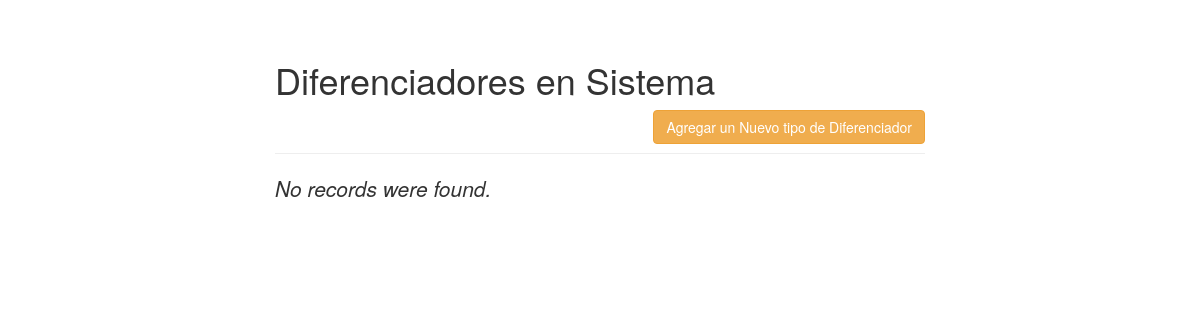
Page /vistas-tablas/TablaDiferenciador/iniciodiferenciador.php on the earlier database version.
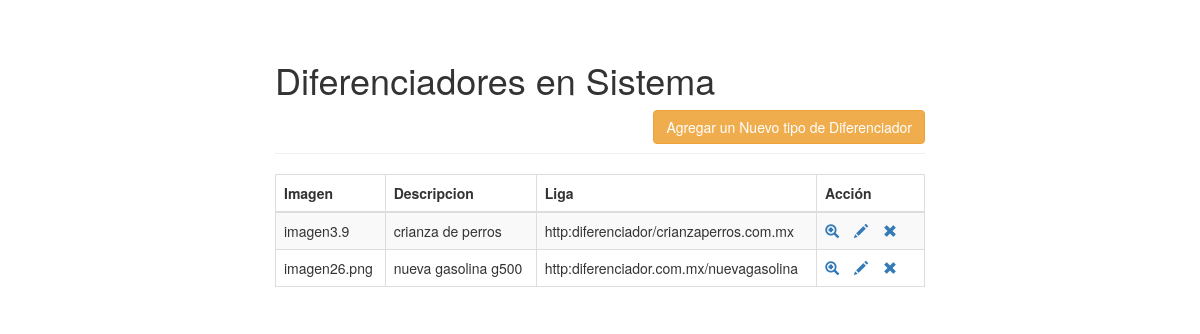
Same page on the later database version.
### tables this page shows
CREATE TABLE `diferenciador` (
  `iddiferenciador` int(11) NOT NULL,
  `imagen` varchar(100) NOT NULL,
  `descripcion` varchar(500) NOT NULL,
  `liga` varchar(250) NOT NULL
);

### vistas-tablas/TablaDiferenciador/iniciodiferenciador.php (the view, shortened to what this page needs)
<!DOCTYPE html>
<html lang="en">
<head>
    <link rel="stylesheet" href="https://maxcdn.bootstrapcdn.com/bootstrap/3.3.7/css/bootstrap.css">
</head>
<body>
    <div class="wrapper">
        <div class="container-fluid">
            <div class="row">
                <div class="col-md-18">
                    <div class="page-header clearfix">
                        <h1 class="pull-left">Diferenciadores en Sistema</h1><br><br>
                        <br><a href="creardiferenciador.php" class="btn btn-warning pull-right">Agregar un Nuevo tipo de Diferenciador</a></div>
                    </div>
                    <?php
                    require_once "config.php";
                    $sql = "SELECT * FROM diferenciador";
                    if($result = mysqli_query($link, $sql)){
                        if(mysqli_num_rows($result) > 0){
                            echo "<table class='table table-bordered table-striped'>";
                                echo "<thead>";
                                    echo "<tr>";
                                        echo "<th>Imagen</th>";
                                        echo "<th>Descripcion</th>";
                                        echo "<th>Liga</th>";
                                        echo "<th>Acción</th>";
                                    echo "</tr>";
                                echo "</thead>";
                                echo "<tbody>";
                                while($row = mysqli_fetch_array($result)){
                                    echo "<tr>";
                                        echo "<td>" . $row['imagen'] . "</td>";
                                        echo "<td>" . $row['descripcion'] . "</td>";
                                        echo "<td>" . $row['liga'] . "</td>";
                                        echo "<td>";
                                            echo "<a href='verdiferenciador.php?id=". $row['iddiferenciador'] ."' title='Ver tipo de Combustible' data-toggle='tooltip'><span class='glyphicon glyphicon-zoom-in'></span></a>";
                                            echo "<a href='modificardiferenciador.php?id=". $row['iddiferenciador'] ."' title='Actualizar la informacion del Tipo de Combustible' data-toggle='tooltip'><span class='glyphicon glyphicon-pencil'></span></a>";
                                            echo "<a href='eliminardiferenciador.php?id=". $row['iddiferenciador'] ."' title='Eliminar el registro del Tipo de Combustible' data-toggle='tooltip'><span class='glyphicon glyphicon-remove'></span></a>";
                                        echo "</td>";
                                    echo "</tr>";
                                }
                                echo "</tbody>";
                            echo "</table>";
                        } else{
                            echo "<p class='lead'><em>No records were found.</em></p>";
                        }
                    } else{
                        echo "ERROR: Could not able to execute $sql. " . mysqli_error($link);
                    }
                    ?>
                </div>
            </div>
        </div>
</body>
</html>

### vistas-tablas/TablaDiferenciador/iniciodiferenciador.php (style rules this page uses)
.wrapper { width: 650px; margin: 0 auto; }
table tr td:last-child a { margin-right: 15px; }

Differences in the rows shown:
added diferenciador: imagen "imagen3.9", descripcion "crianza de perros", liga "http:diferenciador/crianzaperros.com.mx"
added diferenciador: imagen "imagen26.png", descripcion "nueva gasolina g500", liga "http:diferenciador.com.mx/nuevagasolina"
Other differences:
text no longer shown: "No records were found."
text now shown: "Imagen Descripcion Liga Acción"
